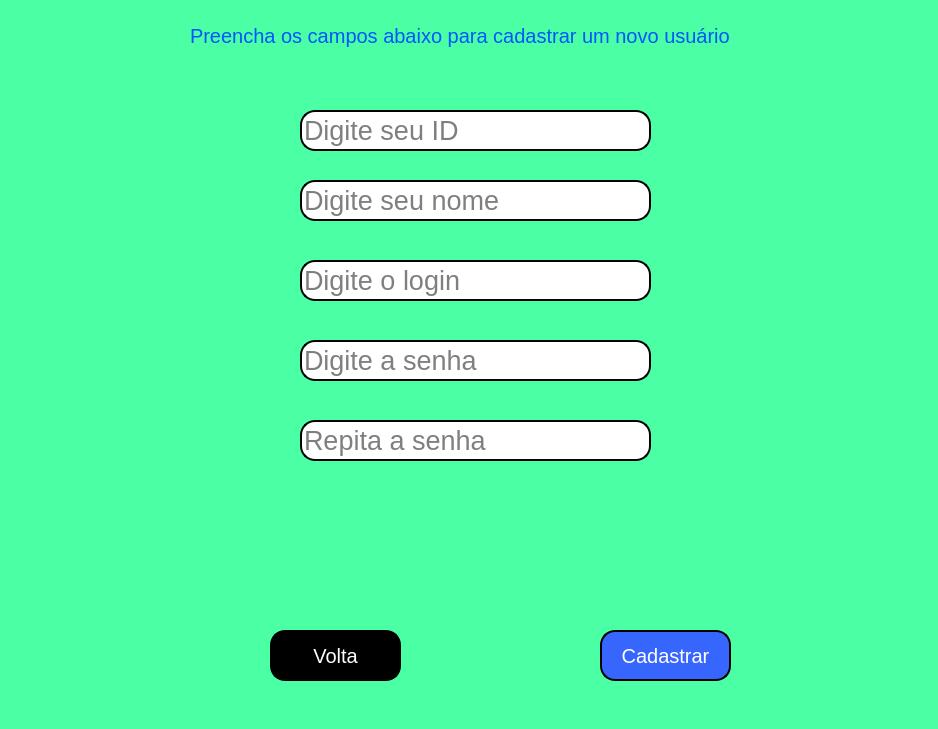
<?xml version="1.0" encoding="UTF-8"?>
<ui version="4.0">
 <class>MainWindow</class>
 <widget class="QMainWindow" name="MainWindow">
  <property name="geometry">
   <rect>
    <x>0</x>
    <y>0</y>
    <width>938</width>
    <height>729</height>
   </rect>
  </property>
  <property name="windowTitle">
   <string>MainWindow</string>
  </property>
  <property name="styleSheet">
   <string notr="true">background-color: rgb(75, 255, 165);</string>
  </property>
  <widget class="QWidget" name="centralwidget">
   <widget class="QLabel" name="label">
    <property name="geometry">
     <rect>
      <x>190</x>
      <y>20</y>
      <width>561</width>
      <height>31</height>
     </rect>
    </property>
    <property name="font">
     <font>
      <pointsize>15</pointsize>
     </font>
    </property>
    <property name="styleSheet">
     <string notr="true">color: rgb(0, 85, 255);</string>
    </property>
    <property name="text">
     <string>Preencha os campos abaixo para cadastrar um novo usuário</string>
    </property>
   </widget>
   <widget class="QLineEdit" name="lineEdit">
    <property name="geometry">
     <rect>
      <x>300</x>
      <y>180</y>
      <width>351</width>
      <height>41</height>
     </rect>
    </property>
    <property name="font">
     <font>
      <pointsize>20</pointsize>
     </font>
    </property>
    <property name="styleSheet">
     <string notr="true">background-color:rgb(255,255,255);
border-radius:15px;
border-style:outset;
border-width:2px;</string>
    </property>
    <property name="inputMethodHints">
     <set>Qt::ImhHiddenText</set>
    </property>
    <property name="text">
     <string/>
    </property>
    <property name="placeholderText">
     <string>Digite seu nome </string>
    </property>
    <property name="clearButtonEnabled">
     <bool>false</bool>
    </property>
   </widget>
   <widget class="QLineEdit" name="lineEdit_2">
    <property name="geometry">
     <rect>
      <x>300</x>
      <y>260</y>
      <width>351</width>
      <height>41</height>
     </rect>
    </property>
    <property name="font">
     <font>
      <pointsize>20</pointsize>
     </font>
    </property>
    <property name="styleSheet">
     <string notr="true">background-color:rgb(255,255,255);
border-radius:15px;
border-style:outset;
border-width:2px;</string>
    </property>
    <property name="text">
     <string/>
    </property>
    <property name="placeholderText">
     <string>Digite o login</string>
    </property>
   </widget>
   <widget class="QLineEdit" name="lineEdit_3">
    <property name="geometry">
     <rect>
      <x>300</x>
      <y>340</y>
      <width>351</width>
      <height>41</height>
     </rect>
    </property>
    <property name="font">
     <font>
      <pointsize>20</pointsize>
     </font>
    </property>
    <property name="styleSheet">
     <string notr="true">background-color:rgb(255,255,255);
border-radius:15px;
border-style:outset;
border-width:2px;</string>
    </property>
    <property name="text">
     <string/>
    </property>
    <property name="echoMode">
     <enum>QLineEdit::Password</enum>
    </property>
    <property name="placeholderText">
     <string>Digite a senha</string>
    </property>
   </widget>
   <widget class="QLineEdit" name="lineEdit_4">
    <property name="geometry">
     <rect>
      <x>300</x>
      <y>420</y>
      <width>351</width>
      <height>41</height>
     </rect>
    </property>
    <property name="font">
     <font>
      <pointsize>20</pointsize>
     </font>
    </property>
    <property name="styleSheet">
     <string notr="true">background-color:rgb(255,255,255);
border-radius:15px;
border-style:outset;
border-width:2px;</string>
    </property>
    <property name="text">
     <string/>
    </property>
    <property name="echoMode">
     <enum>QLineEdit::Password</enum>
    </property>
    <property name="placeholderText">
     <string>Repita a senha</string>
    </property>
   </widget>
   <widget class="QPushButton" name="pushButton">
    <property name="geometry">
     <rect>
      <x>600</x>
      <y>630</y>
      <width>131</width>
      <height>51</height>
     </rect>
    </property>
    <property name="font">
     <font>
      <pointsize>15</pointsize>
     </font>
    </property>
    <property name="styleSheet">
     <string notr="true">background-color: rgb(55, 102, 255);
color: rgb(255, 255, 255);
border-style: outset;
border-width: 2px;
border-radius: 15px;
border-color: black;</string>
    </property>
    <property name="text">
     <string>Cadastrar</string>
    </property>
   </widget>
   <widget class="QPushButton" name="pushButton_2">
    <property name="geometry">
     <rect>
      <x>270</x>
      <y>630</y>
      <width>131</width>
      <height>51</height>
     </rect>
    </property>
    <property name="font">
     <font>
      <pointsize>15</pointsize>
     </font>
    </property>
    <property name="styleSheet">
     <string notr="true">background-color: rgb(555, 102, 255);
color: rgb(255, 255, 255);
border-style: outset;
border-width: 2px;
border-radius: 15px;
border-color: black;</string>
    </property>
    <property name="text">
     <string>Volta</string>
    </property>
   </widget>
   <widget class="QLineEdit" name="lineEdit_5">
    <property name="geometry">
     <rect>
      <x>300</x>
      <y>110</y>
      <width>351</width>
      <height>41</height>
     </rect>
    </property>
    <property name="font">
     <font>
      <pointsize>20</pointsize>
     </font>
    </property>
    <property name="styleSheet">
     <string notr="true">background-color:rgb(255,255,255);
border-radius:15px;
border-style:outset;
border-width:2px;</string>
    </property>
    <property name="inputMethodHints">
     <set>Qt::ImhHiddenText</set>
    </property>
    <property name="text">
     <string/>
    </property>
    <property name="placeholderText">
     <string>Digite seu ID</string>
    </property>
    <property name="clearButtonEnabled">
     <bool>false</bool>
    </property>
   </widget>
  </widget>
  <widget class="QMenuBar" name="menubar">
   <property name="geometry">
    <rect>
     <x>0</x>
     <y>0</y>
     <width>938</width>
     <height>22</height>
    </rect>
   </property>
  </widget>
  <widget class="QStatusBar" name="statusbar"/>
 </widget>
 <resources/>
 <connections/>
</ui>
